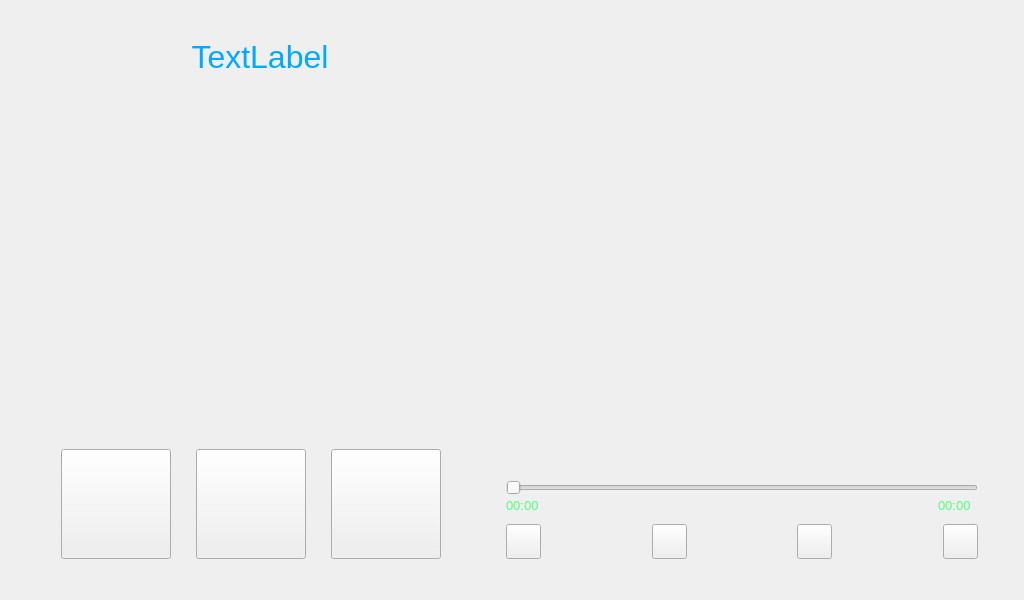
<?xml version="1.0" encoding="UTF-8"?>
<ui version="4.0">
 <class>MusicPlay</class>
 <widget class="QWidget" name="MusicPlay">
  <property name="geometry">
   <rect>
    <x>0</x>
    <y>0</y>
    <width>1024</width>
    <height>600</height>
   </rect>
  </property>
  <property name="windowTitle">
   <string>MusicPlay</string>
  </property>
  <property name="styleSheet">
   <string notr="true"/>
  </property>
  <layout class="QGridLayout" name="gridLayout">
   <item row="0" column="0">
    <layout class="QVBoxLayout" name="verticalLayout_4">
     <item>
      <spacer name="verticalSpacer_2">
       <property name="orientation">
        <enum>Qt::Vertical</enum>
       </property>
       <property name="sizeType">
        <enum>QSizePolicy::Fixed</enum>
       </property>
       <property name="sizeHint" stdset="0">
        <size>
         <width>20</width>
         <height>20</height>
        </size>
       </property>
      </spacer>
     </item>
     <item>
      <layout class="QHBoxLayout" name="horizontalLayout_4" stretch="0,8,0,9,0">
       <property name="spacing">
        <number>0</number>
       </property>
       <item>
        <spacer name="horizontalSpacer_10">
         <property name="orientation">
          <enum>Qt::Horizontal</enum>
         </property>
         <property name="sizeType">
          <enum>QSizePolicy::Fixed</enum>
         </property>
         <property name="sizeHint" stdset="0">
          <size>
           <width>40</width>
           <height>20</height>
          </size>
         </property>
        </spacer>
       </item>
       <item>
        <layout class="QVBoxLayout" name="verticalLayout" stretch="2,1,12,1,4">
         <item>
          <widget class="QLabel" name="label_name">
           <property name="maximumSize">
            <size>
             <width>418</width>
             <height>16777215</height>
            </size>
           </property>
           <property name="font">
            <font>
             <pointsize>24</pointsize>
            </font>
           </property>
           <property name="styleSheet">
            <string notr="true">color: rgb(0, 170, 255);</string>
           </property>
           <property name="text">
            <string>TextLabel</string>
           </property>
           <property name="alignment">
            <set>Qt::AlignCenter</set>
           </property>
          </widget>
         </item>
         <item>
          <spacer name="horizontalSpacer_3">
           <property name="orientation">
            <enum>Qt::Horizontal</enum>
           </property>
           <property name="sizeHint" stdset="0">
            <size>
             <width>40</width>
             <height>20</height>
            </size>
           </property>
          </spacer>
         </item>
         <item>
          <widget class="QListWidget" name="listWidget">
           <property name="font">
            <font>
             <pointsize>18</pointsize>
            </font>
           </property>
           <property name="styleSheet">
            <string notr="true">background-color: transparent;
color: rgb(100, 100, 100);

gridline-color: transparent;
border-bottom-color: transparent;</string>
           </property>
          </widget>
         </item>
         <item>
          <spacer name="horizontalSpacer_4">
           <property name="orientation">
            <enum>Qt::Horizontal</enum>
           </property>
           <property name="sizeHint" stdset="0">
            <size>
             <width>40</width>
             <height>20</height>
            </size>
           </property>
          </spacer>
         </item>
         <item>
          <layout class="QHBoxLayout" name="horizontalLayout">
           <property name="leftMargin">
            <number>10</number>
           </property>
           <property name="rightMargin">
            <number>30</number>
           </property>
           <item>
            <widget class="QPushButton" name="pushButton_on">
             <property name="minimumSize">
              <size>
               <width>110</width>
               <height>110</height>
              </size>
             </property>
             <property name="styleSheet">
              <string notr="true">QPushButton{
	border-image: url(:/images/music_pic/btn_previous1.png)
}

</string>
             </property>
             <property name="text">
              <string/>
             </property>
            </widget>
           </item>
           <item>
            <spacer name="horizontalSpacer">
             <property name="orientation">
              <enum>Qt::Horizontal</enum>
             </property>
             <property name="sizeHint" stdset="0">
              <size>
               <width>40</width>
               <height>20</height>
              </size>
             </property>
            </spacer>
           </item>
           <item>
            <widget class="QPushButton" name="pushButton_play">
             <property name="minimumSize">
              <size>
               <width>110</width>
               <height>110</height>
              </size>
             </property>
             <property name="styleSheet">
              <string notr="true">border-image: url(:/images/music_pic/btn_play1.png);</string>
             </property>
             <property name="text">
              <string/>
             </property>
            </widget>
           </item>
           <item>
            <spacer name="horizontalSpacer_2">
             <property name="orientation">
              <enum>Qt::Horizontal</enum>
             </property>
             <property name="sizeHint" stdset="0">
              <size>
               <width>40</width>
               <height>20</height>
              </size>
             </property>
            </spacer>
           </item>
           <item>
            <widget class="QPushButton" name="pushButton_under">
             <property name="minimumSize">
              <size>
               <width>110</width>
               <height>110</height>
              </size>
             </property>
             <property name="styleSheet">
              <string notr="true">border-image: url(:/images/music_pic/btn_next1.png);</string>
             </property>
             <property name="text">
              <string/>
             </property>
            </widget>
           </item>
          </layout>
         </item>
        </layout>
       </item>
       <item>
        <spacer name="horizontalSpacer_9">
         <property name="orientation">
          <enum>Qt::Horizontal</enum>
         </property>
         <property name="sizeType">
          <enum>QSizePolicy::Fixed</enum>
         </property>
         <property name="sizeHint" stdset="0">
          <size>
           <width>35</width>
           <height>18</height>
          </size>
         </property>
        </spacer>
       </item>
       <item>
        <layout class="QVBoxLayout" name="verticalLayout_3" stretch="8,1,0,1">
         <property name="spacing">
          <number>9</number>
         </property>
         <item>
          <widget class="QLabel" name="label_disk">
           <property name="styleSheet">
            <string notr="true">image: url(:/images/music_pic/cd.png);</string>
           </property>
           <property name="text">
            <string/>
           </property>
          </widget>
         </item>
         <item>
          <spacer name="verticalSpacer">
           <property name="orientation">
            <enum>Qt::Vertical</enum>
           </property>
           <property name="sizeType">
            <enum>QSizePolicy::Fixed</enum>
           </property>
           <property name="sizeHint" stdset="0">
            <size>
             <width>20</width>
             <height>40</height>
            </size>
           </property>
          </spacer>
         </item>
         <item>
          <layout class="QVBoxLayout" name="verticalLayout_2" stretch="0,1">
           <property name="spacing">
            <number>0</number>
           </property>
           <item>
            <widget class="QSlider" name="horizontalSlider_duration">
             <property name="styleSheet">
              <string notr="true">selection-background-color: rgb(85, 255, 127);
border-image: url(:/images/music_pic/sub-page.png);</string>
             </property>
             <property name="orientation">
              <enum>Qt::Horizontal</enum>
             </property>
            </widget>
           </item>
           <item>
            <layout class="QHBoxLayout" name="horizontalLayout_3">
             <item>
              <widget class="QLabel" name="label_time_real">
               <property name="minimumSize">
                <size>
                 <width>40</width>
                 <height>20</height>
                </size>
               </property>
               <property name="maximumSize">
                <size>
                 <width>45</width>
                 <height>16777215</height>
                </size>
               </property>
               <property name="font">
                <font>
                 <pointsize>10</pointsize>
                </font>
               </property>
               <property name="styleSheet">
                <string notr="true">color: rgb(85, 255, 127);</string>
               </property>
               <property name="text">
                <string>00:00</string>
               </property>
              </widget>
             </item>
             <item>
              <spacer name="horizontalSpacer_8">
               <property name="orientation">
                <enum>Qt::Horizontal</enum>
               </property>
               <property name="sizeHint" stdset="0">
                <size>
                 <width>40</width>
                 <height>20</height>
                </size>
               </property>
              </spacer>
             </item>
             <item>
              <widget class="QLabel" name="label_time_over">
               <property name="minimumSize">
                <size>
                 <width>40</width>
                 <height>20</height>
                </size>
               </property>
               <property name="maximumSize">
                <size>
                 <width>45</width>
                 <height>16777215</height>
                </size>
               </property>
               <property name="font">
                <font>
                 <pointsize>10</pointsize>
                </font>
               </property>
               <property name="styleSheet">
                <string notr="true">color: rgb(85, 255, 127);</string>
               </property>
               <property name="text">
                <string>00:00</string>
               </property>
              </widget>
             </item>
            </layout>
           </item>
          </layout>
         </item>
         <item>
          <layout class="QHBoxLayout" name="horizontalLayout_2">
           <item>
            <widget class="QPushButton" name="pushButton_collect">
             <property name="minimumSize">
              <size>
               <width>35</width>
               <height>35</height>
              </size>
             </property>
             <property name="maximumSize">
              <size>
               <width>35</width>
               <height>16777215</height>
              </size>
             </property>
             <property name="text">
              <string/>
             </property>
            </widget>
           </item>
           <item>
            <spacer name="horizontalSpacer_5">
             <property name="orientation">
              <enum>Qt::Horizontal</enum>
             </property>
             <property name="sizeHint" stdset="0">
              <size>
               <width>40</width>
               <height>20</height>
              </size>
             </property>
            </spacer>
           </item>
           <item>
            <widget class="QPushButton" name="pushButton_pattern">
             <property name="minimumSize">
              <size>
               <width>35</width>
               <height>35</height>
              </size>
             </property>
             <property name="maximumSize">
              <size>
               <width>35</width>
               <height>16777215</height>
              </size>
             </property>
             <property name="styleSheet">
              <string notr="true">border-image: url(:/images/music_pic/btn_listsingle.png);</string>
             </property>
             <property name="text">
              <string/>
             </property>
            </widget>
           </item>
           <item>
            <spacer name="horizontalSpacer_6">
             <property name="orientation">
              <enum>Qt::Horizontal</enum>
             </property>
             <property name="sizeHint" stdset="0">
              <size>
               <width>40</width>
               <height>20</height>
              </size>
             </property>
            </spacer>
           </item>
           <item>
            <widget class="QPushButton" name="pushButton_page">
             <property name="minimumSize">
              <size>
               <width>35</width>
               <height>35</height>
              </size>
             </property>
             <property name="maximumSize">
              <size>
               <width>35</width>
               <height>16777215</height>
              </size>
             </property>
             <property name="styleSheet">
              <string notr="true">border-image: url(:/images/music_pic/btn_menu1.png);</string>
             </property>
             <property name="text">
              <string/>
             </property>
            </widget>
           </item>
           <item>
            <spacer name="horizontalSpacer_7">
             <property name="orientation">
              <enum>Qt::Horizontal</enum>
             </property>
             <property name="sizeHint" stdset="0">
              <size>
               <width>40</width>
               <height>20</height>
              </size>
             </property>
            </spacer>
           </item>
           <item>
            <widget class="QPushButton" name="volume">
             <property name="minimumSize">
              <size>
               <width>35</width>
               <height>35</height>
              </size>
             </property>
             <property name="maximumSize">
              <size>
               <width>35</width>
               <height>16777215</height>
              </size>
             </property>
             <property name="styleSheet">
              <string notr="true">border-image: url(:/images/music_pic/btn_volume1.png);</string>
             </property>
             <property name="text">
              <string/>
             </property>
            </widget>
           </item>
          </layout>
         </item>
        </layout>
       </item>
       <item>
        <spacer name="horizontalSpacer_11">
         <property name="orientation">
          <enum>Qt::Horizontal</enum>
         </property>
         <property name="sizeType">
          <enum>QSizePolicy::Fixed</enum>
         </property>
         <property name="sizeHint" stdset="0">
          <size>
           <width>35</width>
           <height>18</height>
          </size>
         </property>
        </spacer>
       </item>
      </layout>
     </item>
     <item>
      <spacer name="verticalSpacer_3">
       <property name="orientation">
        <enum>Qt::Vertical</enum>
       </property>
       <property name="sizeType">
        <enum>QSizePolicy::Fixed</enum>
       </property>
       <property name="sizeHint" stdset="0">
        <size>
         <width>17</width>
         <height>30</height>
        </size>
       </property>
      </spacer>
     </item>
    </layout>
   </item>
  </layout>
 </widget>
 <resources/>
 <connections/>
</ui>
